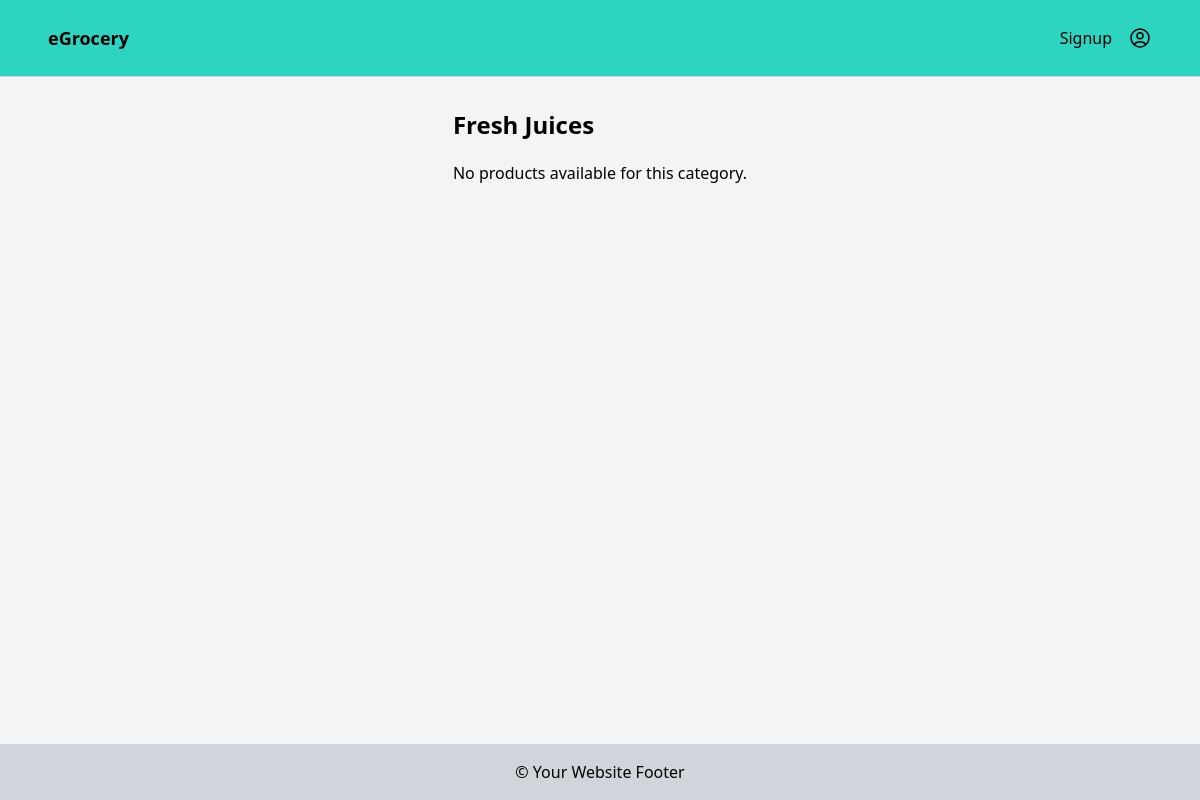
The app's page /category/fresh-juices/, older data.
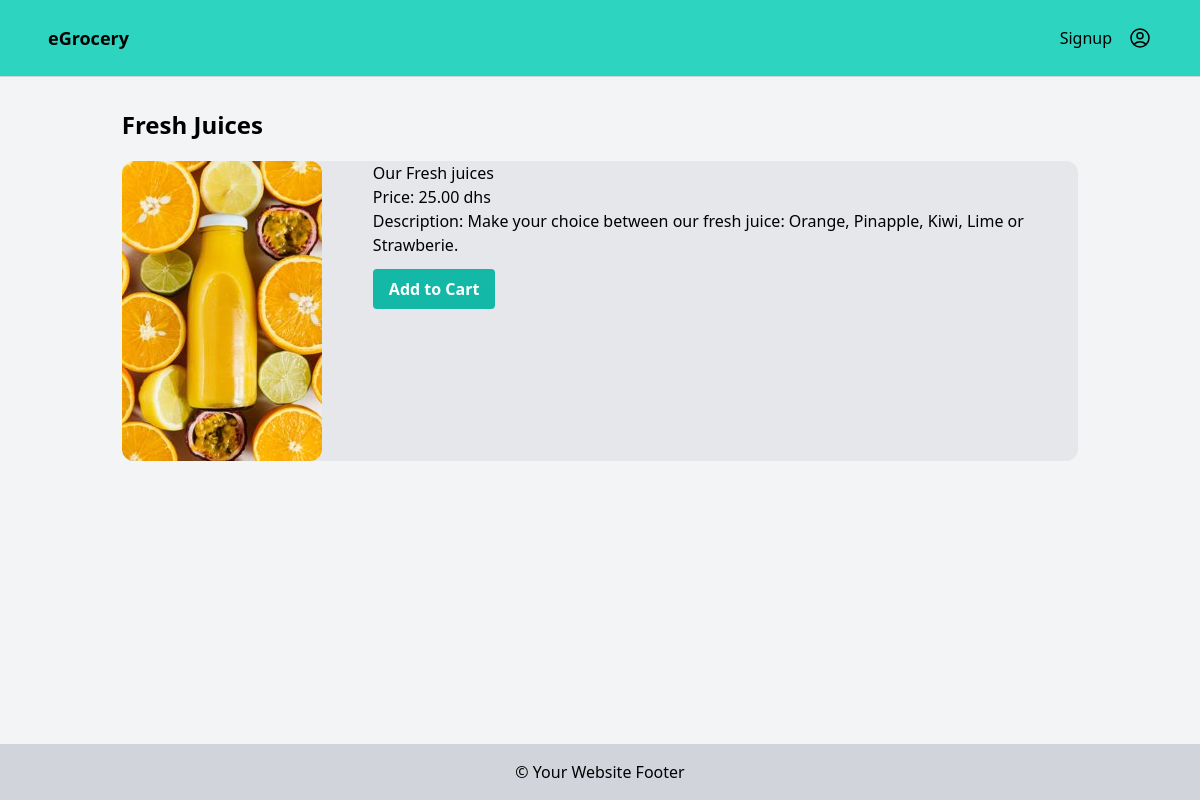
The same page, newer data.
### products/models.py (models this page shows, shortened)
class Product(models.Model):
    UNIT_CHOICES = (
        ('each', 'Each'),
        ('kg', 'kilogram'),
        ('g', 'gram'),
    )
    category = models.ForeignKey(Category, related_name='products', on_delete=models.CASCADE)
    name = models.CharField(max_length=250)
    unit = models.CharField(max_length=10, choices=UNIT_CHOICES, default='each')
    slug = models.SlugField()
    description = models.TextField(blank=True, max_length=250, null=True)
    price = models.DecimalField(max_digits=10, decimal_places=2)
    created_at = models.DateTimeField(auto_now_add=True)
    image = models.ImageField(upload_to='media/', blank=True, null=True)
    thumbnail = models.ImageField(upload_to='media/', blank=True, null=True)
    quantity = models.DecimalField(max_digits=10, decimal_places=2, blank=True, null=True)
    class Meta:
        ordering = ('-created_at',)

### products/views.py (the view)
# urls.py: path('category/<slug:slug>/', views.category_detail, name='category_detail'),
def category_detail(request, slug):
    category = get_object_or_404(Category, slug=slug)
    products = category.products.all()
    context = {
        'category': category,
        'products': products
    }
    return render(request, 'category_detail.html', context)

### templates/category_detail.html
{% extends 'base.html' %}
{% block content %}
    <h1 class="mb-5 text-2xl font-bold">{{ category.name }}</h1>
    {% for product in products %}
        <div class="flex mb-4 bg-gray-200 rounded-xl">
            <div class="w-1/4">
                {% if product.image %}
                    <img src="{{ product.thumbnail.url }}" alt="{{ product.name }} Image" class="max-w-full h-auto rounded-xl">
                {% endif %}
            </div>
            <div class="w-3/4 ml-4">
                <h3>{{ product.name }}</h3>
                <p>Price: {{ product.price }} dhs</p>
                <p>Description: {{ product.description }}</p>
                <button class="mt-3 bg-teal-500 hover:bg-blue-700 text-white font-bold py-2 px-4 rounded">
                    Add to Cart
                </button>
            </div>
        </div>
    {% empty %}
        <p>No products available for this category.</p>
    {% endfor %}
{% endblock %}

Row changes from the older to the newer data that the page shows:
added Product: thumbnail (picture), name "Our Fresh juices", price "25.00", description "Make your choice between our fresh juice: Orange, Pinapple, Kiwi, Lime or Strawberie."
Text that changed along with them:
text no longer shown: "No products available for this category."
